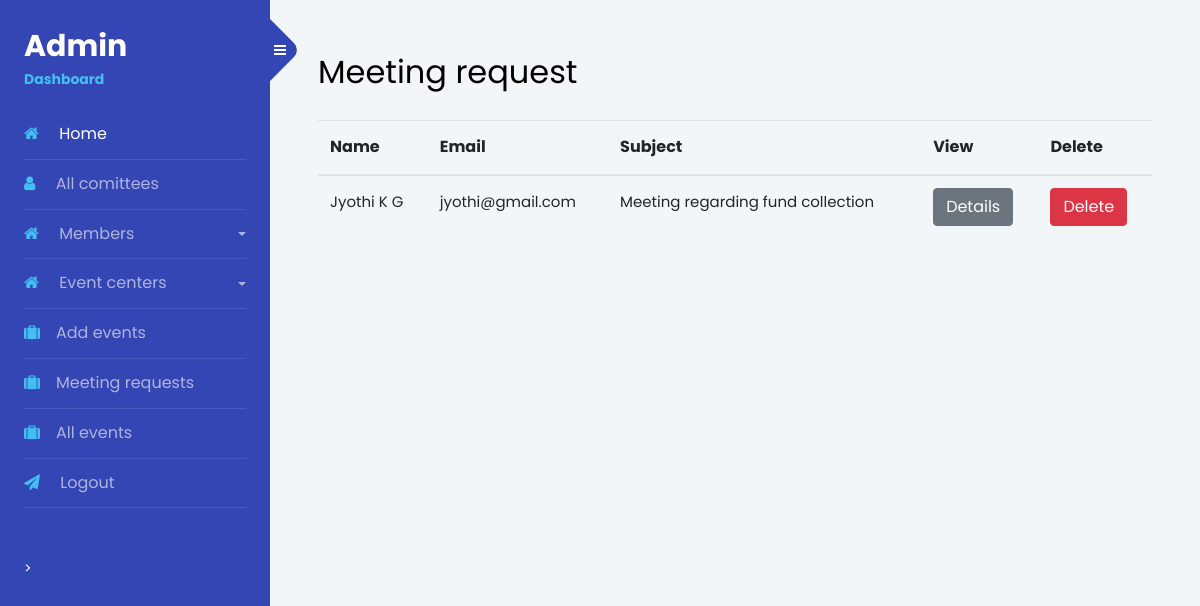
/admin/meetingreq.php (signed in), run on the app's committed database.
### tables this page shows
CREATE TABLE `requests` (
  `id` int(11) NOT NULL,
  `name` varchar(255) NOT NULL,
  `email` varchar(255) NOT NULL,
  `subject` varchar(255) NOT NULL,
  `message` varchar(255) NOT NULL
);

### admin/meetingreq.php (the view, shortened to what this page needs)
<?php
include 'db.php';
?>
<!doctype html>
<html lang="en">
  <head>
		<link rel="stylesheet" href="https://stackpath.bootstrapcdn.com/font-awesome/4.7.0/css/font-awesome.min.css">
		<link rel="stylesheet" href="css/style.css">
  </head>
  <body style="background-color:#F3F6F9">
		<div class="wrapper d-flex align-items-stretch">
			<nav id="sidebar">
				<?php require 'nav.php'; ?>
      <div id="content" class="p-4 p-md-5 pt-5">
        <div class="bd" >
        <h2 class="mb-4">Meeting request</h2>
        <table class="table">
  <thead>
    <tr style="font-size:16px;">
      <th scope="col">Name</th>
      <th scope="col">Email</th>
      <th scope="col">Subject</th>
      <th scope="col">View</th>
      <th scope="col">Delete</th>
    </tr>
  </thead>
  <tbody>
  <?php
  $sql= "SELECT *from requests";
    $details_query = mysqli_query($conn,$sql);
    if($details_query){
        if(mysqli_num_rows($details_query) > 0){
          while($row = mysqli_fetch_array($details_query)){
    ?>
    <tr style="font-size:15px;">
      <td scope="row"><?php echo $row['name']; ?></td>
      <td><?php echo $row['email']; ?></td>
      <td><?php echo $row['subject']; ?></td>
      <td><button type="button" class="btn btn-secondary" ><a href="viewmem.php?id=<?php echo $row["id"]; ?>" style="color:#fff;">Details</a> </button></td>
      <td><button type="button" class="btn btn-danger" ><a href="#" style="color:#fff;">Delete</a> </button></td>
    </tr>
  </tbody>
  <?php
	}
}
    }
	?>
</table>
      </div>
		</div>
</div>
  </body>
</html>

### data on the page
requests: name "Jyothi K G", email "jyothi@gmail.com", subject "Meeting regarding fund collection"
